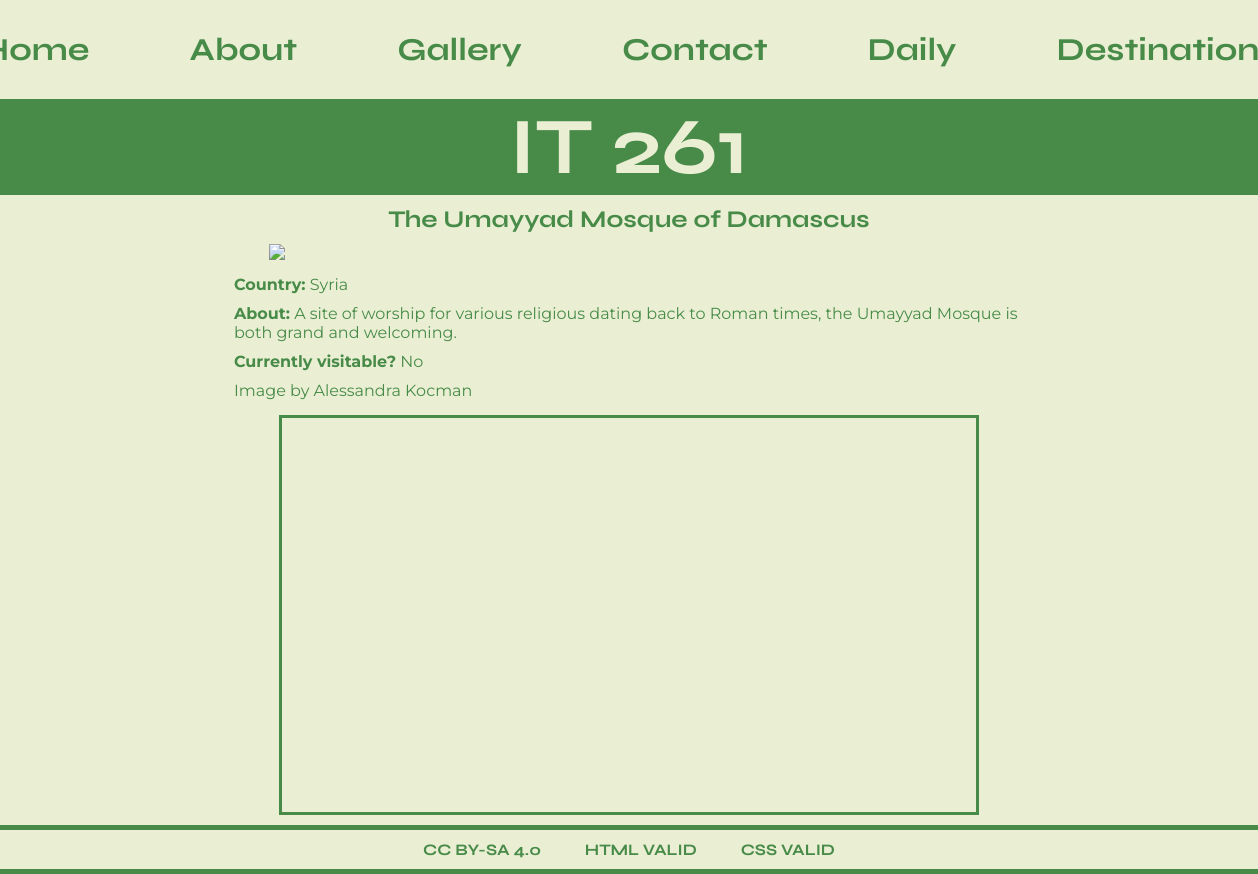
The page /website/destinations-view.php?id=4 on the database its author committed.
### tables this page shows
CREATE TABLE `destinations_of_the_arab_world` (
  `destination_id` int(11) NOT NULL,
  `attraction_name` varchar(255) NOT NULL,
  `country` varchar(255) NOT NULL,
  `about` mediumtext,
  `latitude` decimal(7,4) DEFAULT NULL,
  `longitude` decimal(7,4) DEFAULT NULL,
  `photo_permalink` varchar(255) DEFAULT NULL,
  `photo_author` varchar(255) DEFAULT NULL,
  `currently_visitable` varchar(10) DEFAULT NULL
);

### website/destinations-view.php (the view, shortened to what this page needs)
<?php
include 'includes/config.php';
if (isset($_GET['id'])) {
    $id = (int)$_GET['id'];
} else {
    header('Location:people.php');
}
$sql = "SELECT * FROM destinations_of_the_arab_world WHERE destination_id = $id";
$iConn = mysqli_connect(DB_HOST, DB_USER, DB_PASSWORD, DB_NAME, DB_PORT) or die(myError(__FILE__,__LINE__,mysqli_connect_error()));
$result = mysqli_query($iConn, $sql) or die(myError(__FILE__, __LINE__, mysqli_error($iConn)));
if (mysqli_num_rows($result) > 0) {
    while ($row = mysqli_fetch_assoc($result)) {
        $attraction_name = stripslashes($row['attraction_name']);
        $country = stripslashes($row['country']);
        $about = stripslashes($row['about']);
        $photo_url = stripslashes($row['photo_permalink']);
        $photo_author = stripslashes($row['photo_author']);
        $currently_visitable = stripslashes($row['currently_visitable']);
        $feedback = "";
    }
} else {
    $feedback = "Nobody home.";
}
include 'includes/header.php';
if (empty($feedback)) {
    echo "<h2>$attraction_name</h2>
    <div class='destination-wrapper'>
    <img src='/it261/website/images/destinations$id.jpg'>
    <p><b>Country:</b> $country</p>
    <p><b>About:</b> $about</p>
    <p><b>Currently visitable?</b> $currently_visitable</p>
    <p><a href='$photo_url'>Image</a> by $photo_author</p>
    </div>";
}
?>
<div id='google_map'></div>
<?php
include 'includes/footer.php';
?>

### css/styles.css (style rules this page uses)
* { padding: 0; margin: 0; box-sizing: border-box; --background-color: #EAEFD3; --text-color: #488B49; --accent-color-1: #26547C; --title-font: 'Syne', sans-serif; --body-font: 'Montserrat', sans-serif; }
body { background-color: var(--background-color); color: var(--text-color); }
h2 { font-family: var(--title-font); }
p { font-family: var(--body-font) }
img { max-width: 90%; height: auto; margin: 0 auto; border: 10px solid var(--text-color); }

### website/css/styles.css (style rules this page uses)
body { background-color: var(--background-color); color: var(--text-color); }
h2 { font-family: var(--title-font); text-align: center; margin: 0 auto; padding: 10px; }
p { font-family: var(--body-font); font-style: italic; }
a { text-decoration: none; color: var(--background-color); }
.destination-wrapper { max-width: 800px; margin: 0 auto; }
.destination-wrapper p { padding: 5px; font-style: normal; }
.destination-wrapper a { text-decoration: none; color: var(--text-color); }
.destination-wrapper img { margin: 0 auto; border: none; display: block; padding-bottom: 10px; max-height: 500px; width: auto; }
#google_map { width: 700px; height: 400px; margin: 0 auto; border: 3px solid var(--text-color); margin-top: 10px; }

### rows shown on the page
destinations_of_the_arab_world: attraction_name "The Umayyad Mosque of Damascus", country "Syria", about "A site of worship for various religious dating back to Roman times, the Umayyad Mosque is both grand and welcoming.", currently_visitable "No", photo_author "Alessandra Kocman"

### other values the page prints
$name "About"
$name "Gallery"
$name "Contact"
$name "Daily"
